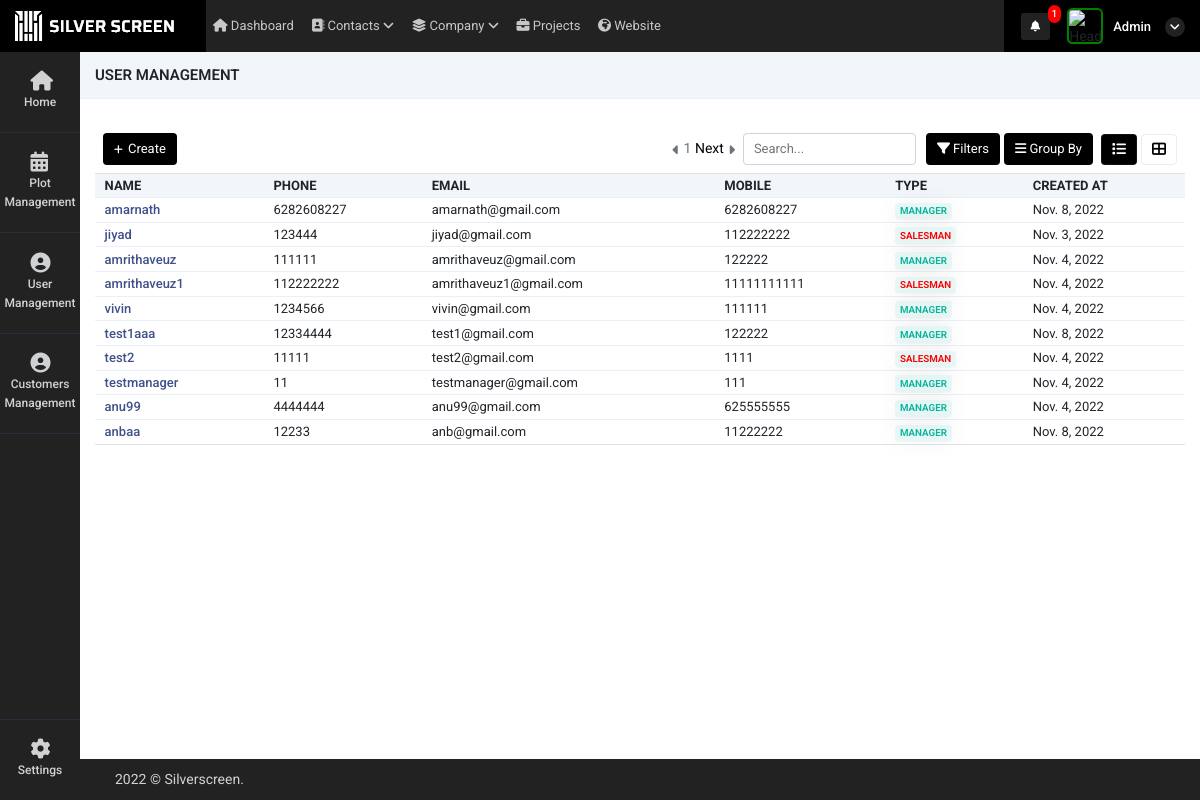
Screenshot of /user_management (signed in) with the database file from the repository.
### super_admin/models.py (models this page shows)
class common(models.Model):  # COMM0N
    dt = models.DateField(auto_now=True)
    tm = models.TimeField(auto_now=True)
    updated = models.DateTimeField(default=timezone.now)
    status = models.CharField(max_length=255, null=True)
    class Meta:
        abstract = True

class user_Details(common):
    auth_user = models.ForeignKey(User,on_delete=models.CASCADE,related_name="auth_user_login_id", null=True)
    name = models.CharField(max_length=255,null=True)
    phone = models.CharField(max_length=255,null=True)
    email = models.EmailField(null=True)
    mobile = models.CharField(max_length=255,null=True)
    emp_id = models.CharField(max_length=255,null=True)
    address1 = models.CharField(max_length=255,null=True)
    address2 = models.CharField(max_length=255,null=True)
    city = models.CharField(max_length=255,null=True)
    state = models.CharField(max_length=255,null=True)
    country = models.CharField(max_length=255,null=True)
    zip = models.CharField(max_length=255,null=True)
    password_geration_type = models.CharField(max_length=255,choices=password_generate_option,null=True)
    user_type = models.CharField(max_length=255,choices=login_user_type,null=True)
    atatchment = models.FileField(upload_to="user_image",null=True)
    created_by = models.ForeignKey(User,on_delete=models.CASCADE,related_name="added_by_user_id", null=True)
    plot_list_view = models.CharField(max_length=255,null=True)
    price_visibility = models.IntegerField(null=True,default=1)
    property_access =  models.CharField(max_length=255,choices=property_access_option,null=True)
    manager_nav_ploat_permission = models.IntegerField(default=0)
    manager_nav_user_permission = models.IntegerField(default=0)
    manager_nav_plot_edit_permission = models.IntegerField(default=0)

### super_admin/views.py (the view)
# urls.py: path('user_management',views.user_management,name='user_management'),
def user_management(request):
    page_number = request.GET.get("page")
    user_data = user_Details.objects.all()
    data_paginator = Paginator(user_data, 10)
    try:
        page_obj = data_paginator.get_page(page_number)
    except PageNotAnInteger:
        page_obj = data_paginator.page(1)
    context = {
        'user_data': user_data,
        'page_obj': page_obj
    }
    return render(request, 'super_admin/user_management.html', context)

### super_admin/templatetags/notification.py (called while the page is built, shortened)
@register.filter(name='get_notifications')
def get_notifications(value,args):
    user_dat = User.objects.get(id=value.id)
    st = user_dat.is_superuser
    data_count = ''
    if st == True:
        data_count = user_request_plot.objects.filter(read_status=0).count()
    return data_count

@register.filter(name='get_loginUsernameImage')
def get_loginUsernameImage(value,args):
    user_dat = User.objects.get(id=value.id)
    st = user_dat.is_superuser
    image_url = ''
    if st == True:
        image_url = 'http://10.10.10.119:8000/static/adminicon.jpg'
    else:
        user_data = user_Details.objects.get(auth_user=value.id)
        if user_data.atatchment == '':
            image_url = 'http://10.10.10.119:8000/static/adminicon.jpg'
        else:
            image_url ='../media/'+str(user_data.atatchment)
    return image_url

@register.filter(name='get_user_type')
def get_user_type(value,args):
    user_dat = User.objects.get(id=value.id)
    st = user_dat.is_superuser
    if st == True:
        return False

@register.filter(name='get_nav_permission')
def get_nav_permission(value,args):
    user_dat = User.objects.get(id=value.id)
    st = user_dat.is_superuser
    if st == True:
        return True

@register.filter(name='get_user_type_action')
def get_user_type_action(value,args):
    user_dat = User.objects.get(id=value.id)
    st = user_dat.is_superuser
    if st == True:
        return True
    else:
        return False

### super_admin/templates/super_admin/user_management.html (shortened to what this page needs)
 {% extends "super_admin/base10.html" %}
    {% block content %}
    <div class="container-fluid px-0">
        <div class="row">
            <div class="col-12 buttns">
                <h5>User Management</h5>
            </div>
            </div>
            </div>
    <div class="container-fluid mt-4">
        <div class="tab-content contnt" id="demo_result_employee">
            <div class="tab-pane active" id="home1" role="tabpanel">
                <div
                    class="d-flex align-items-center justify-content-between px-2">
                    <div class="col-md-4 px-0">
                        <a href="create_user"><button type="button"
                                class="btn btn-prim add-btn create-button"><i
                                    class="fas fa-plus"></i>
                                Create
                            </button></a>
                    </div>
                    <div class="d-flex align-items-center">
                        <i class="fas fa-caret-left mr-1 pagintn text-muted pagination_minus"></i>
                        <span class="text-muted">
                            <span>{{page_obj.number}}</span>
                            {% if page_obj.has_next %}
                                <a class="next_page_action" data-url="next_page_action_url_user?page={{page_obj.next_page_number}}"  style="color: black;" href="#">Next </a>
                            {% endif %}
                        </span>
                        <i class="fas fa-caret-right ml-1 pagintn text-muted pagination_add"></i>
                        <input type="text" class="form-cont ml-2"
                            placeholder="Search..." autocomplete="off"
                            id="search_value" value="" onkeyup="myFunction()">
                        <div class="dropdown btn-group fitr">
                            <button type="button" class="btn btn-prim dropdown-toggle" data-toggle="dropdown">
                                <i class="fas fa-filter"></i>
                                Filters
                            </button>
                        </div>
                        <div class="dropdown btn-group grpby">
                            <button type="button" class="btn btn-prim mx-1 dropdown-toggle" data-toggle="dropdown"> <i
                                    class="fas fa-bars"></i>
                                Group By
                            </button>
                        </div>
                        <ul class="nav nav-tabs nav-ta" role="tablist">
                            <li class="nav-item mx-1">
                                <a class="nav-link kan-tab active"
                                    data-toggle="tab" href="#ho" role="tab"
                                    aria-selected="false">
                                    <i class="fas fa-list"></i>
                                </a>
                            </li>
                            <li class="nav-item">
                                <a class="nav-link kan-tab" data-toggle="tab"
                                    href="#pro" role="tab"
                                    aria-selected="false">
                                    <i class="fas fa-th-large"></i>
                                </a>
                            </li>
                        </ul>
                    </div>
                </div>
                <div class="tab-content">
                    <div class="tab-pane active" id="ho" role="tabpanel">
                        <div class="table-responsive mb-1  mt-2">
                            <table class="table table-nowrap align-middle user_table"
                                id="orderTable">
                                <thead class="table-light">
                                    <tr class="text-uppercase">
                                        <th class="sort"
                                            data-sort="customer_name">
                                            Name</th>
                                        <th class="sort"
                                            data-sort="product_name">
                                           Phone
                                        </th>
                                        <th class="sort" data-sort="date">Email</th>
                                        <th class="sort" data-sort="company">
                                           Mobile
                                        </th>
                                        <th class="sort" data-sort="company">
                                            Type
                                         </th>
                                        <th class="sort" data-sort="company">
                                           Created At
                                        </th>
                                    </tr>
                                </thead>
                                <tbody class="list form-check-all append_search_result">
                                    {% for i in page_obj  %}
                                    <tr onclick="window.location='user_edit?id={{i.id}}'">
                                        <td class="id"><a href="user_edit?id={{i.id}}"
                                                class="fw-medium link-primary">{{i.name}}</a>
                                        </td>
                                        <td class="customer_name">{{i.phone}}
                                        </td>
                                        <td class="product_name">{{i.email}}</td>
                                        <td class="date">{{i.mobile}}</td>
                                        <td class="company">
                                            {% if i.user_type == "manager" %}
                                            <span
                                                class="badge badge-soft-success text-uppercase">Manager</span>
                                            {% elif i.user_type == "salesman"  %}
                                            <span style="color: red!important"
                                                class="badge badge-soft-success text-uppercase">Salesman</span>
                                            {% endif %}
                                            </td>
                                        <td class="status">{{i.dt}}
                                        </td>
                                    </tr>
                                    {% endfor %}
                                </tbody>
                            </table>
                        </div>
                    </div>
                </div>
            </div>
        </div>
    </div>
{% endblock %}

### super_admin/templates/super_admin/base10.html (shortened to what this page needs)
<!doctype html>
<html lang="en">
    {% load static %}
    {% load notification %}
<head>
    <link rel="stylesheet" href="{% static 'admin/css/morris.css' %}">
    <link href="{% static 'admin/css/bootstrap.min.css' %}" rel="stylesheet" type="text/css" />
    <link href="{% static 'admin/css/icons.css' %}" rel="stylesheet" type="text/css" />
    <link href="{% static 'admin/css/style.css' %}" rel="stylesheet" type="text/css" />
</head>
<body class="">
    <div id="wrapper">
        <div class="left side-menu">
            <div class="slimscroll-menu" id="remove-scroll">
                <div id="sidebar-menu" class="sidaber_menu">
                    <ul class="" id="side-menu">
                        <li>
                            <a class="splnav" href="{% url 'home' %}"> <i class="fa fa-home"></i>
                                <p>Home</p>
                            </a>
                        </li>
                        {% if request.user|get_nav_permission:"plot_management" %}
                        <li>
                            <a class="splnav" href="property_management"> <i class="fa fa-calendar"></i>
                                <p>Plot Management</p>
                            </a>
                        </li>
                        {% endif %}
                        {% if request.user|get_nav_permission:"user_management" %}
                        <li>
                            <a href="user_management" class="splnav"> <i class="fa fa-user-circle"></i>
                                <p>User  Management</p>
                            </a>
                        </li>
                        {% endif %}
                        {% if request.user|get_user_type_action:"user_type" %}
                        <li>
                            <a href="customer_management" class="splnav"> <i class="fa fa-user-circle"></i>
                                <p>Customers Management</p>
                            </a>
                        </li>
                        {% endif %}
                        <li class="bootm_toggle_settings_button ">
                            <a class="splnav bdr_btmnone_nav" href="profile"> <i class="fa fa-cog"></i>
                                <p>Settings</p>
                            </a>
                        </li>
                    </ul>
                </div>
            </div>
        </div>
        <div class="content-page">
            <div class="topbar">
                <div class="navbar-header">
                    <div class="d-flex">
                        <div class="binance">
                            <img src="{% static 'admin/img/silv.png' %}" alt="">
                        </div>
                    </div>
                    <ul class="navbar-nav1 bg-2 col">
                        <li class="nav-item d-none d-sm-inline-block">
                            <a href="" class="nav-link"><i class="fa fa-home"></i> Dashboard</a>
                        </li>
                        <li class="nav-item d-none d-sm-inline-block">
                            <a href="" class="nav-link"><i class="fa fa-address-book"></i> Contacts <i
                                    class="a-right fa fa-angle-down"></i></a>
                        </li>
                        <li class="nav-item d-none d-sm-inline-block">
                            <a href="" class="nav-link"><i class="fas fa-layer-group"></i> Company <i
                                    class="a-right fa fa-angle-down"></i></a>
                        </li>
                        <li class="nav-item d-none d-sm-inline-block">
                            <a href="" class="nav-link"><i class="fas fa-briefcase"></i> Projects</a>
                        </li>
                        <li class="nav-item d-none d-sm-inline-block">
                            <a href="" class="nav-link"><i class="fas fa-globe-africa"></i> Website</a>
                        </li>
                    </ul>
                    <div class="d-flex align-items-center icns">
                        <div class="dropdown topbar-head-dropdown ms-1 header-item">
                            <a href="view_all_activity">
                                <i class="fas fa-bell fs-icn">
                                    <span
                                        class="position-absolute topbar-badge fs-9 translate-middle badge rounded-pill bg-red">{{ request.user|get_notifications:"sss" }}</span></i>
                                    </a>
                        </div>
                        <div class="dropdown header-item topbar-user king button-drpdown">
                            <span class="d-flex align-items-center drpdown-toggle">
                                <img class="header-profile-user" src="{{ request.user|get_loginUsernameImage:"sss" }}" alt="Header Avatar">
                                <span class="text-start ms-xl-2">
                                    <span class="d-none d-xl-inline-block ms-1 fw-medium user-name-text">  {{request.user.username|title}}</span>
                                    <i class="pro-icn fa fa-angle-down"></i>
                                </span>
                            </span>
                        </div>
                    </div>
                </div>
            </div>
            <div class="content">
                {% block content %}
                {% endblock %}
            </div>
            <footer class="footer">
                <div class="container-fluid">
                    <div class="row">
                        <div class="col-sm-6">
                             © Silverscreen.
                        </div>
                        <div class="col-sm-6">
                        </div>
                    </div>
                </div>
            </footer>
        </div>
    </div>
</body>
</html>

### rows the page displays
user_Details: name "amarnath", phone "6282608227", email "amarnath@gmail.com", mobile "6282608227", user_type "MANAGER", dt "Nov. 8, 2022"
user_Details: name "jiyad", phone "123444", email "jiyad@gmail.com", mobile "112222222", user_type "SALESMAN", dt "Nov. 3, 2022"
user_Details: name "amrithaveuz", phone "111111", email "amrithaveuz@gmail.com", mobile "122222", user_type "MANAGER", dt "Nov. 4, 2022"
user_Details: name "amrithaveuz1", phone "112222222", email "amrithaveuz1@gmail.com", mobile "11111111111", user_type "SALESMAN", dt "Nov. 4, 2022"
user_Details: name "vivin", phone "1234566", email "vivin@gmail.com", mobile "111111", user_type "MANAGER", dt "Nov. 4, 2022"
user_Details: name "test1aaa", phone "12334444", email "test1@gmail.com", mobile "122222", user_type "MANAGER", dt "Nov. 8, 2022"
user_Details: name "test2", phone "11111", email "test2@gmail.com", mobile "1111", user_type "SALESMAN", dt "Nov. 4, 2022"
user_Details: name "testmanager", phone "11", email "testmanager@gmail.com", mobile "111", user_type "MANAGER", dt "Nov. 4, 2022"
user_Details: name "anu99", phone "4444444", email "anu99@gmail.com", mobile "625555555", user_type "MANAGER", dt "Nov. 4, 2022"
user_Details: name "anbaa", phone "12233", email "anb@gmail.com", mobile "11222222", user_type "MANAGER", dt "Nov. 8, 2022"

### other values shown
{{ request.user|get_notifications:"sss" }} "1"
{{ request.user.username|title }} "Admin"
{{ page_obj.number }} "1"
